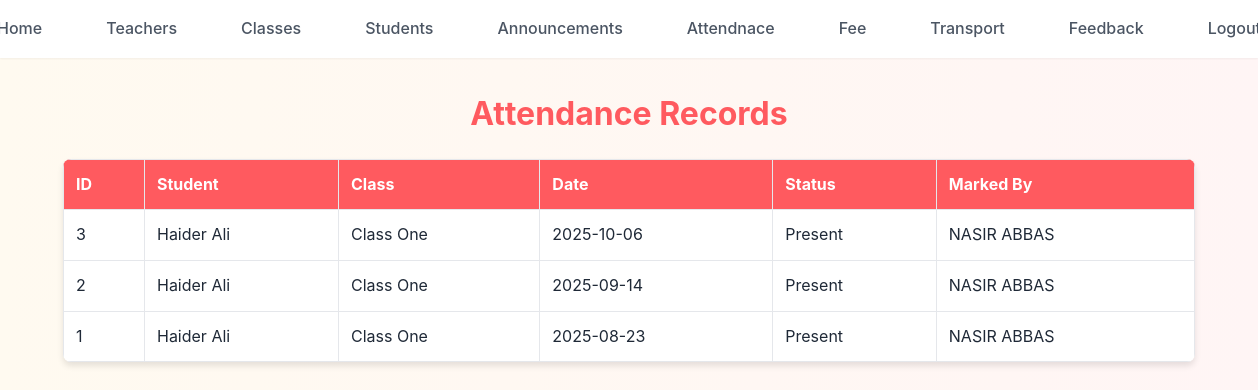
The app's page /admin/view_attendance.php (signed in) with its own data.
### tables this page shows
CREATE TABLE `attendance` (
  `attendance_id` int(11) NOT NULL,
  `student_id` int(11) NOT NULL,
  `class_id` int(11) NOT NULL,
  `date` date NOT NULL,
  `status` enum('Present','Absent','Late') NOT NULL,
  `marked_by` int(11) NOT NULL,
  `created_at` timestamp NOT NULL DEFAULT current_timestamp()
);

CREATE TABLE `students` (
  `student_id` int(11) NOT NULL,
  `username` varchar(50) NOT NULL,
  `password` varchar(255) NOT NULL,
  `email` varchar(100) NOT NULL,
  `first_name` varchar(50) NOT NULL,
  `last_name` varchar(50) NOT NULL,
  `roll_number` varchar(20) NOT NULL,
  `class_id` int(11) DEFAULT NULL,
  `date_of_birth` date DEFAULT NULL,
  `phone_number` varchar(15) DEFAULT NULL,
  `created_at` timestamp NOT NULL DEFAULT current_timestamp(),
  `updated_at` timestamp NOT NULL DEFAULT current_timestamp() ON UPDATE current_timestamp()
);

CREATE TABLE `classes` (
  `class_id` int(11) NOT NULL,
  `class_name` varchar(50) NOT NULL,
  `teacher_id` int(11) DEFAULT NULL
);

CREATE TABLE `teachers` (
  `teacher_id` int(11) NOT NULL,
  `username` varchar(50) NOT NULL,
  `password` varchar(255) NOT NULL,
  `email` varchar(100) NOT NULL,
  `first_name` varchar(50) NOT NULL,
  `last_name` varchar(50) NOT NULL,
  `department` varchar(50) DEFAULT NULL,
  `phone_number` varchar(15) DEFAULT NULL,
  `created_at` timestamp NOT NULL DEFAULT current_timestamp(),
  `updated_at` timestamp NOT NULL DEFAULT current_timestamp() ON UPDATE current_timestamp()
);

### admin/view_attendance.php (the view, shortened to what this page needs)
<?php
include "config.php";
$sql = "SELECT a.attendance_id, s.first_name AS student_fname, s.last_name AS student_lname,
               c.class_name, a.date, a.status, t.first_name AS teacher_fname, t.last_name AS teacher_lname
        FROM attendance a
        JOIN students s ON a.student_id = s.student_id
        JOIN classes c ON a.class_id = c.class_id
        JOIN teachers t ON a.marked_by = t.teacher_id
        ORDER BY a.date DESC";
$result = mysqli_query($conn, $sql);
?>
<!DOCTYPE html>
<html lang="en">
<head>
    <link rel="stylesheet" href="../CSS/style.css">
</head>
<body>
<?php include('navbar.php'); ?>
<div class="container">
    <h2>Attendance Records</h2>
    <table>
        <thead>
            <tr>
                <th>ID</th>
                <th>Student</th>
                <th>Class</th>
                <th>Date</th>
                <th>Status</th>
                <th>Marked By</th>
            </tr>
        </thead>
        <tbody>
            <?php while ($row = mysqli_fetch_assoc($result)) { ?>
                <tr>
                    <td><?php echo $row['attendance_id']; ?></td>
                    <td><?php echo $row['student_fname'] . " " . $row['student_lname']; ?></td>
                    <td><?php echo $row['class_name']; ?></td>
                    <td><?php echo $row['date']; ?></td>
                    <td class="<?php echo 'status-' . strtolower($row['status']); ?>">
                        <?php echo $row['status']; ?>
                    </td>
                    <td><?php echo $row['teacher_fname'] . " " . $row['teacher_lname']; ?></td>
                </tr>
            <?php } ?>
        </tbody>
    </table>
</div>
</body>
</html>

### admin/navbar.php
<nav>
        <ul>
        <li><a href="admin_dashboard.php">Home</a></li>
        <li><a href="add_teacher.php">Teachers</a></li>
        <li><a href="add_class.php">Classes</a></li>
        <li><a href="add_student.php">Students</a></li>
        <li><a href="add_announcement.php">Announcements</a></li>
        <li><a href="view_attendance.php">Attendnace</a></li>
        <li><a href="add_voucher.php">Fee</a></li>
        <li><a href="add_transport.php">Transport</a></li>
        <li><a href="admin_feedback.php">Feedback</a></li>
        <li><a href="logout.php">Logout</a></li>
        </ul>
    </nav>

### CSS/style.css (style rules this page uses)
:root { --primary-color: #ff5a5f; --primary-hover: #e14d52; --secondary-color: #ffcc00; --secondary-hover: #e6b800; --text-primary: #1f2937; --text-secondary: #4b5563; --bg-primary: #ffffff; --bg-secondary: #fdf2f2; --border-color: #e5e7eb; --shadow-sm: 0 1px 2px rgba(0, 0, 0, 0.05); --shadow-md: 0 4px 6px rgba(0, 0, 0, 0.1); --shadow-lg: 0 10px 15px rgba(0, 0, 0, 0.15); }
* { margin: 0; padding: 0; box-sizing: border-box; }
body { font-family: 'Inter', sans-serif; background: linear-gradient(to right, #fffaf0, #fff5f5); color: var(--text-primary); line-height: 1.6; }
h1, h2, h3, h4, h5, h6 { margin-top: 30px; font-weight: 700; text-align: center; margin-bottom: 1rem; color: var(--primary-color); }
h2 { font-size: 2rem; }
nav { background: var(--bg-primary); box-shadow: var(--shadow-sm); padding: 1rem 0; position: sticky; top: 0; z-index: 1000; }
nav ul { display: flex; justify-content: center; gap: 2rem; list-style: none; }
nav a { color: var(--text-secondary); text-decoration: none; font-weight: 500; padding: 0.5rem 1rem; transition: all 0.3s ease; border-radius: 0.375rem; }
table { width: 90%; margin: 20px auto; border-collapse: collapse; background: var(--bg-primary); box-shadow: var(--shadow-md); border-radius: 8px; overflow: hidden; }
th, td { padding: 12px; border: 1px solid var(--border-color); text-align: left; }
th { background: var(--primary-color); color: white; }

### records on screen
attendance: attendance_id "3", student.first_name "Haider", student.last_name "Ali", class.class_name "Class One", date "2025-10-06", status "Present", marked_by.first_name "NASIR", marked_by.last_name "ABBAS"
attendance: attendance_id "2", student.first_name "Haider", student.last_name "Ali", class.class_name "Class One", date "2025-09-14", status "Present", marked_by.first_name "NASIR", marked_by.last_name "ABBAS"
attendance: attendance_id "1", student.first_name "Haider", student.last_name "Ali", class.class_name "Class One", date "2025-08-23", status "Present", marked_by.first_name "NASIR", marked_by.last_name "ABBAS"
